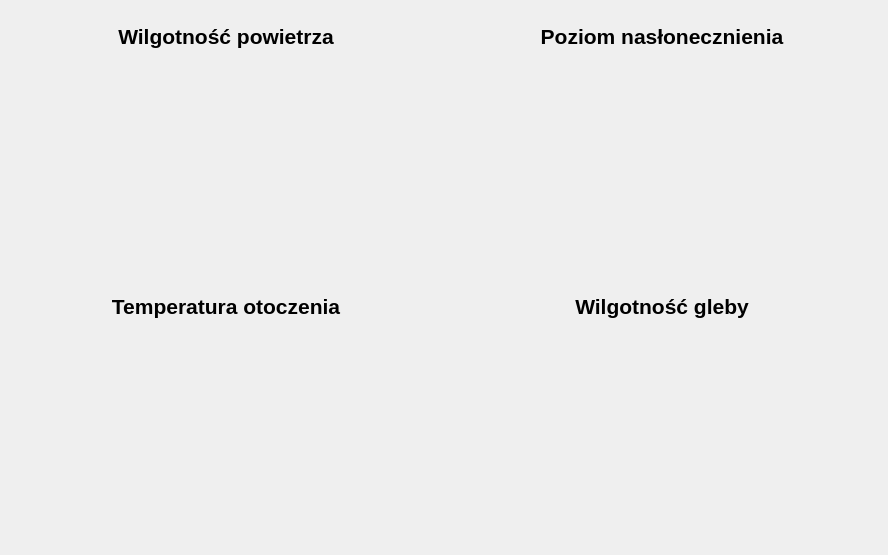
<?xml version="1.0" encoding="UTF-8"?>
<ui version="4.0">
 <class>PlotsWidget</class>
 <widget class="QWidget" name="PlotsWidget">
  <property name="geometry">
   <rect>
    <x>0</x>
    <y>0</y>
    <width>888</width>
    <height>555</height>
   </rect>
  </property>
  <property name="windowTitle">
   <string>Form</string>
  </property>
  <layout class="QGridLayout" name="gridLayout_2">
   <item row="0" column="0">
    <layout class="QGridLayout" name="gridLayout" rowstretch="1,4,1,4">
     <item row="1" column="1">
      <widget class="QCustomPlot" name="plot_sunlight" native="true"/>
     </item>
     <item row="3" column="0">
      <widget class="QCustomPlot" name="plot_temperature" native="true"/>
     </item>
     <item row="1" column="0">
      <widget class="QCustomPlot" name="plot_humidity_ambient" native="true"/>
     </item>
     <item row="0" column="1">
      <widget class="QLabel" name="label_2">
       <property name="text">
        <string>&lt;html&gt;&lt;head/&gt;&lt;body&gt;&lt;p align=&quot;center&quot;&gt;&lt;span style=&quot; font-size:16pt; font-weight:700;&quot;&gt;Poziom nasłonecznienia&lt;/span&gt;&lt;/p&gt;&lt;/body&gt;&lt;/html&gt;</string>
       </property>
      </widget>
     </item>
     <item row="0" column="0">
      <widget class="QLabel" name="label">
       <property name="text">
        <string>&lt;html&gt;&lt;head/&gt;&lt;body&gt;&lt;p align=&quot;center&quot;&gt;&lt;span style=&quot; font-size:16pt; font-weight:700;&quot;&gt;Wilgotność powietrza&lt;/span&gt;&lt;/p&gt;&lt;/body&gt;&lt;/html&gt;</string>
       </property>
      </widget>
     </item>
     <item row="3" column="1">
      <widget class="QCustomPlot" name="plot_ground_humidity" native="true"/>
     </item>
     <item row="2" column="0">
      <widget class="QLabel" name="label_3">
       <property name="text">
        <string>&lt;html&gt;&lt;head/&gt;&lt;body&gt;&lt;p align=&quot;center&quot;&gt;&lt;span style=&quot; font-size:16pt; font-weight:700;&quot;&gt;Temperatura otoczenia&lt;/span&gt;&lt;/p&gt;&lt;/body&gt;&lt;/html&gt;</string>
       </property>
      </widget>
     </item>
     <item row="2" column="1">
      <widget class="QLabel" name="label_4">
       <property name="text">
        <string>&lt;html&gt;&lt;head/&gt;&lt;body&gt;&lt;p align=&quot;center&quot;&gt;&lt;span style=&quot; font-size:16pt; font-weight:700;&quot;&gt;Wilgotność gleby&lt;/span&gt;&lt;/p&gt;&lt;/body&gt;&lt;/html&gt;</string>
       </property>
      </widget>
     </item>
    </layout>
   </item>
  </layout>
 </widget>
 <customwidgets>
  <customwidget>
   <class>QCustomPlot</class>
   <extends>QWidget</extends>
   <header location="global">qcustomplot.h</header>
   <container>1</container>
  </customwidget>
 </customwidgets>
 <resources/>
 <connections/>
</ui>
